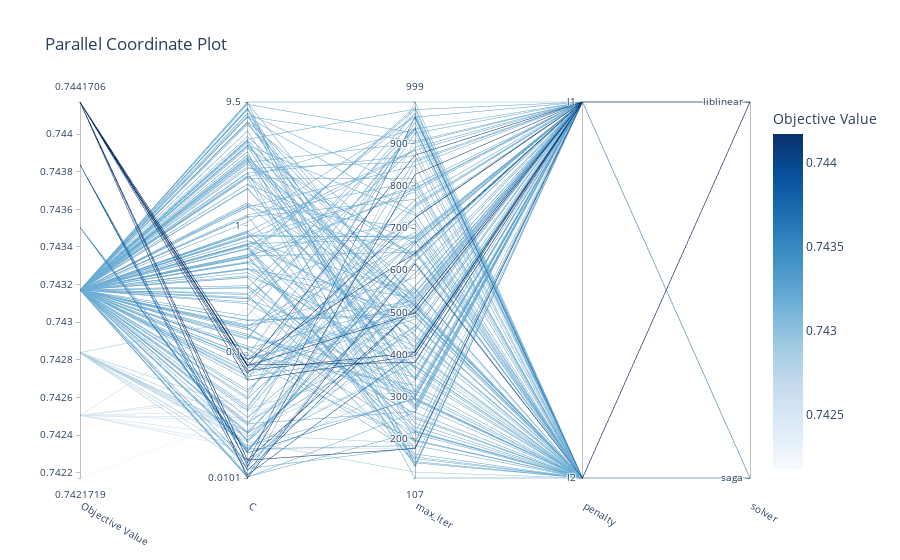

The code cell stored with this chart in its notebook:
### Code cell
optuna.visualization.plot_parallel_coordinate(study)

### Figure 1 — Plotly figure (JSON) as saved in the notebook; plotly's stock layout.template omitted (floating-point values rounded to 4 significant figures; data arrays with more than 128 entries replaced by an {"elided": "..."} marker saying what was removed)
{"data": [{"dimensions": [{"label": "Objective Value", "range": [0.7422, 0.7442], "values": {"elided": "200 float values"}}, {"label": "C", "range": [-1.994, 0.9779], "ticktext": ["0.0101", "0.1", "1", "9.5"], "tickvals": [-1.994, -1, 0, 0.9779], "values": {"elided": "200 float values"}}, {"label": "max_iter", "range": [107, 999], "values": {"elided": "200 int values"}}, {"label": "penalty", "range": [0, 1], "ticktext": ["l2", "l1"], "tickvals": [0, 1], "values": {"elided": "200 int values"}}, {"label": "solver", "range": [0, 1], "ticktext": ["saga", "liblinear"], "tickvals": [0, 1], "values": {"elided": "200 int values"}}], "labelangle": 30, "labelside": "bottom", "line": {"color": {"elided": "200 float values"}, "colorbar": {"title": {"text": "Objective Value"}}, "colorscale": [[0, "rgb(247,251,255)"], [0.125, "rgb(222,235,247)"], [0.25, "rgb(198,219,239)"], [0.375, "rgb(158,202,225)"], [0.5, "rgb(107,174,214)"], [0.625, "rgb(66,146,198)"], [0.75, "rgb(33,113,181)"], [0.875, "rgb(8,81,156)"], [1, "rgb(8,48,107)"]], "reversescale": false, "showscale": true}, "type": "parcoords"}], "layout": {"title": {"text": "Parallel Coordinate Plot"}}}
